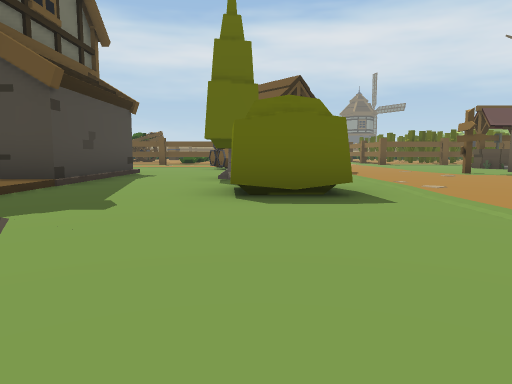
[1] (above)

24 first-person views from a walk through a Unity game level. The camera is 1.3 m above the floor, tilts 6° down and sees 70° across. The floor is counted in squares, 2 m on a side. Each view is taken from the middle of a square. On the plan, view 1 faces up. The plan holds only what a view shows up to about 11 squares ahead; the rest is blank. The place goes on beyond the plan. The player is left out. Some animated figures are left out. Some surface patterns are stand-ins.

[2]
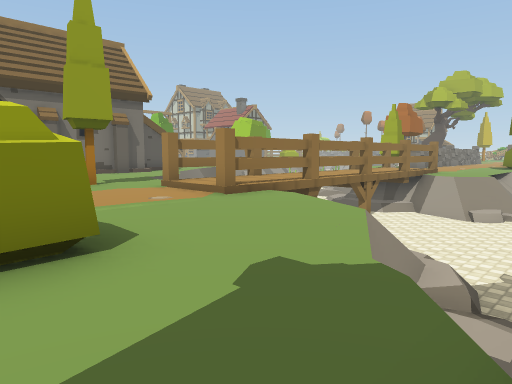

[3]
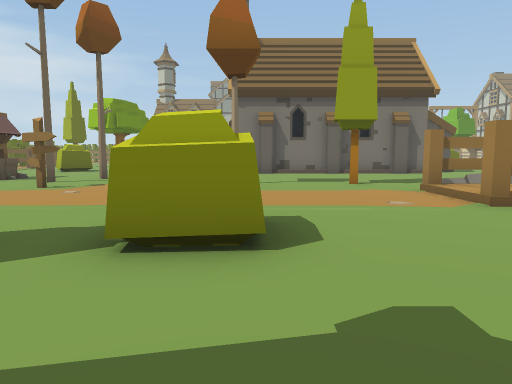

[4]
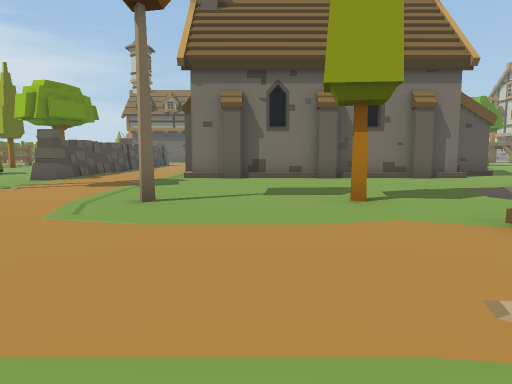

[5]
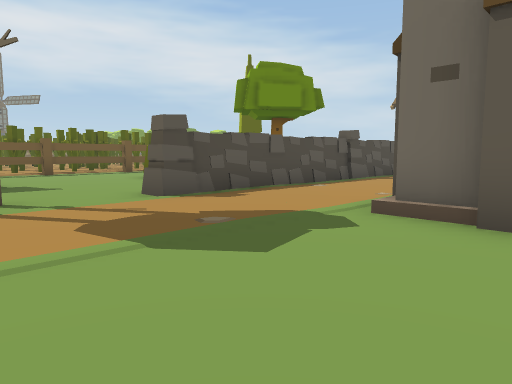

[6]
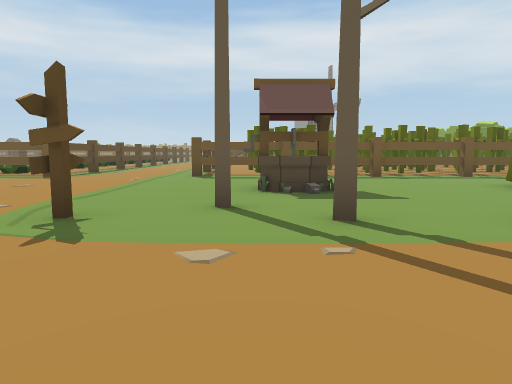

[7]
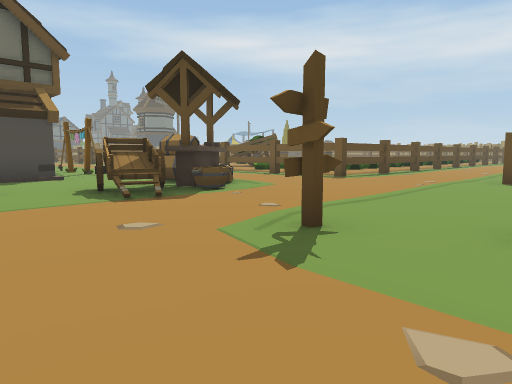

[8]
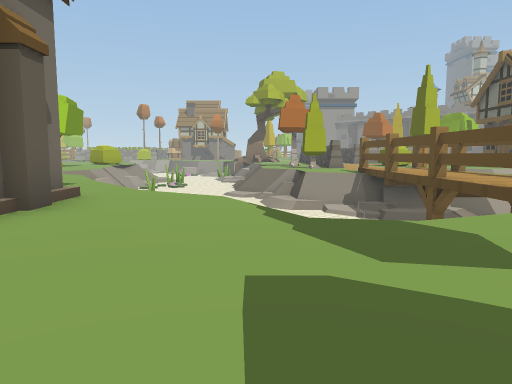

[9]
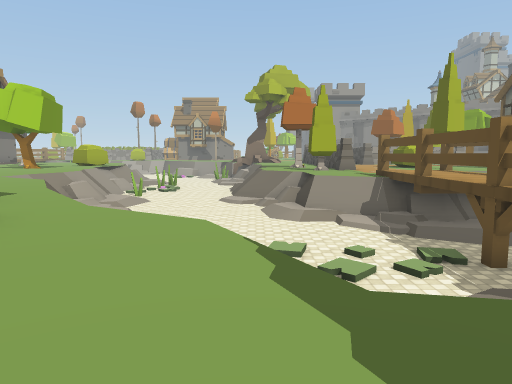

[10]
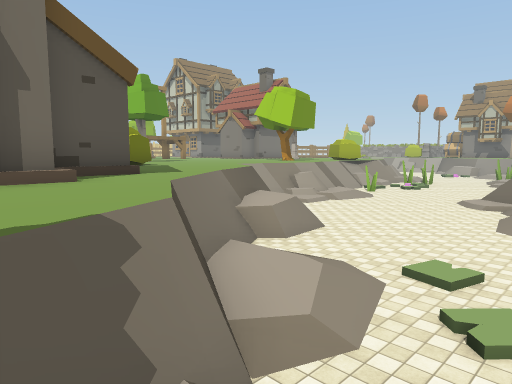

[11]
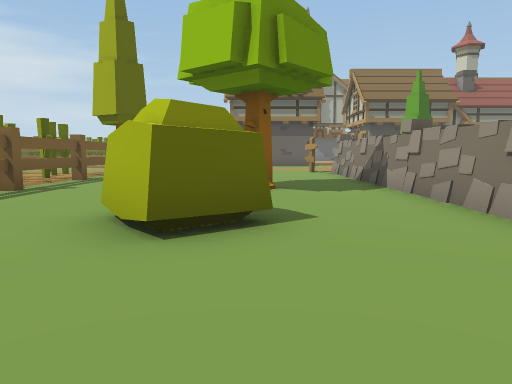

[12]
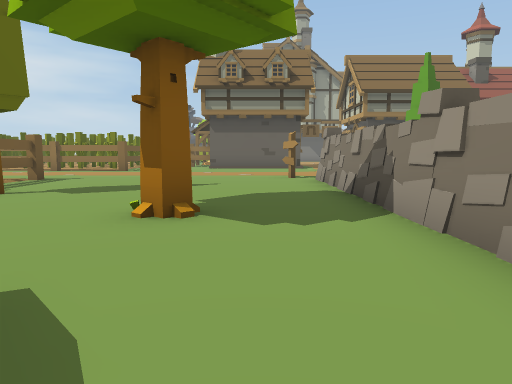

[13]
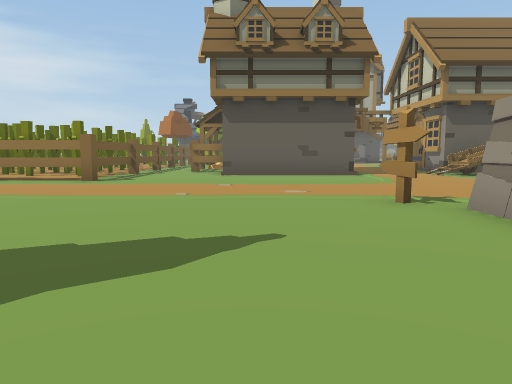

[14]
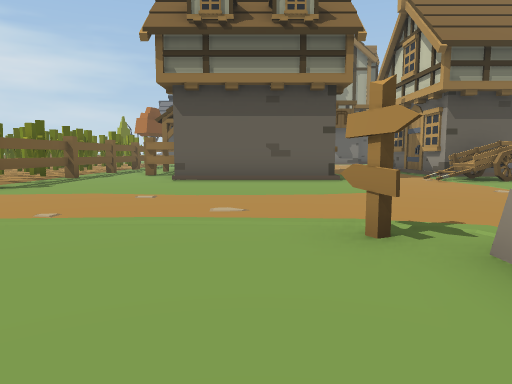

[15]
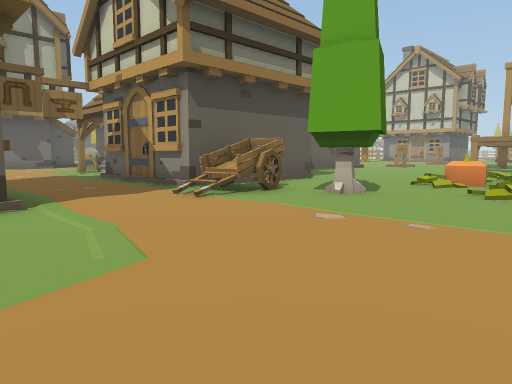

[16]
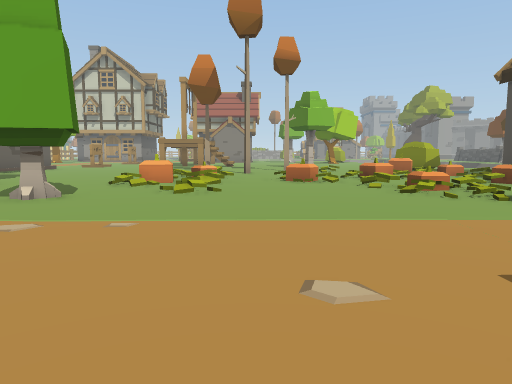

[17]
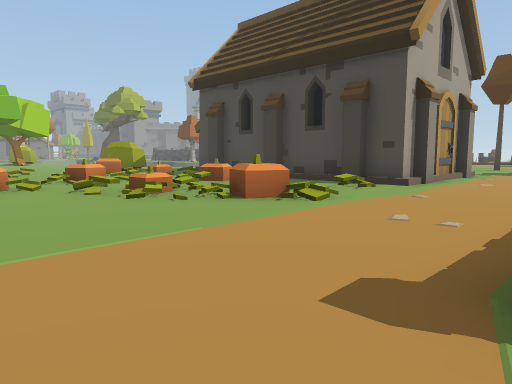

[18]
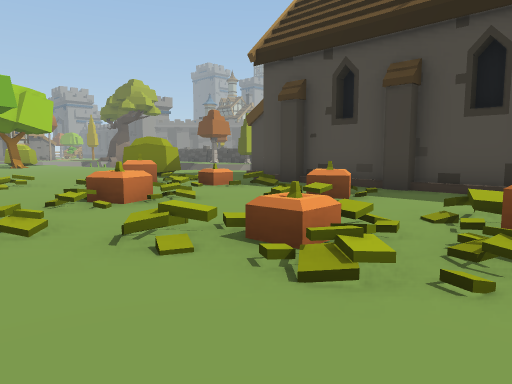

[19]
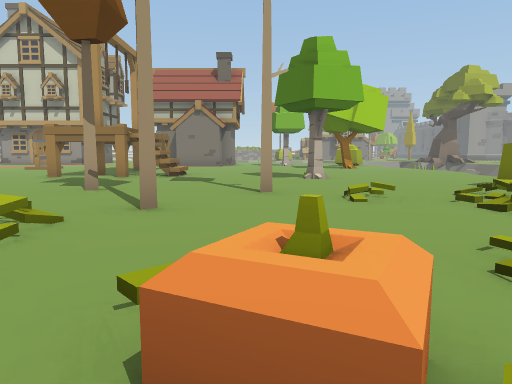

[20]
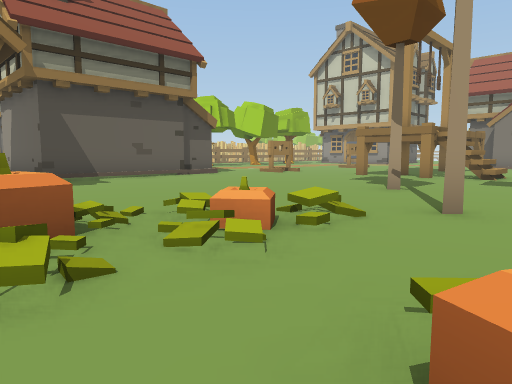

[21]
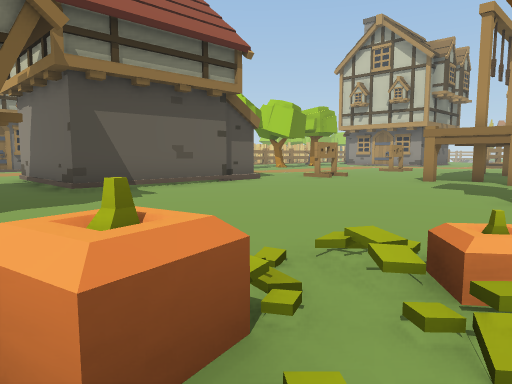

[22]
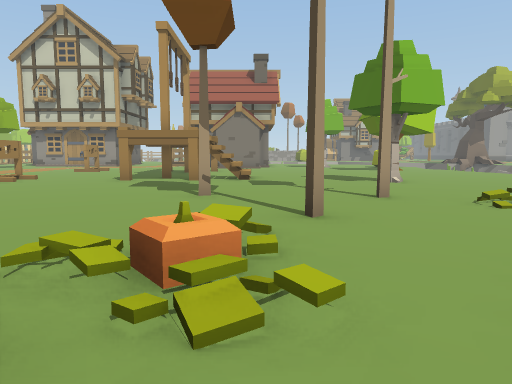

[23]
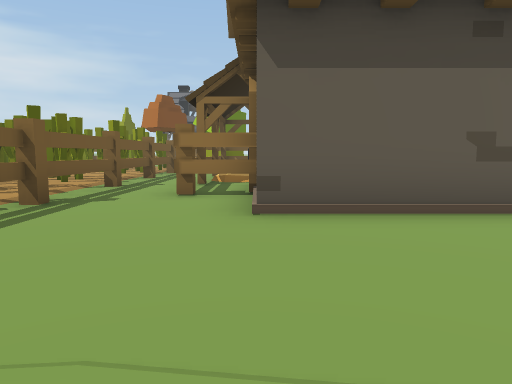

[24]
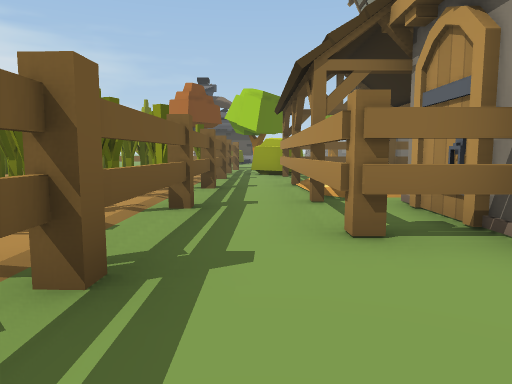

### Floor plan
Key: @ floor where view 1 was taken; # wall or solid block; . main floor; : floor 0.25 m higher than the main floor; + floor 0.5 m higher than the main floor; - floor 1.75 m lower than the main floor; _ floor 2.25 m lower than the main floor; / step, stairs or slope; = window, fence, low wall or low ledge; ^ raised ledge; v drop or lower ground; S signpost; T tree; W well; F fence; H house; O other object.
Columns run from 3 left of view 1 to 35 right of it. Each row starts with its distance up from view 1.
 16    :=:::=            #  O.::.##
 15    =#:::##############OOO.::.##########
 14   ::::::... .........T....::...........
 13   ::::::... ..............:::....HHHHHH
 12    #::::..WW...TT.........:::..HHHHHHHH
 11 ..###:::...W...T...T......::...H      H
 10 ...##=::..................::...H
  9 #..^^:::S.TT.............S::...H
  8 #....::::....FOOOOFFOOOOF::::..HH  H
  7 #.TT.::::::::::::::::::::::::::::::::::
  6 #....::::::::::::::::::::::::::::::::::
  5 /..TT::::T.....##.#..//........HHHHH/..
  4 /..TT:::......##  #///=......TTHH H  H
  3 v/...:::......#   #..#//.../.T..H
  2   =..:::.T....#   #.../=.../....H
  1   v..:::......H   #.^/...../=/..HH
  0  ==@/=+=......#   #.//...=..^.......
 -1  _/  =+=//==..#   #/../^...=/..........
 -2  __/ #+#   =..#  ##.=/...../.......HHHH
 -3  ____ +=/ _==#####..///...T........H
 -4  ____ +=___/-=####../=//...........H
 -5   ___#+#/////==....T.///.T.........HH
 -6   ____+=__/__===...TT.......T......#
 -7   ////+=/_____=v...T...............
 -8   // =+=#/_____=#. ...............
 -9      =+==//_____ v ....T.....#.#..O
-10      #+#.#-_____   .... ...//.#...

Positions as (right, up) in squares from view 1, and headings:
1: (0, 0), facing up
2: (-3, 5), facing down-right
3: (-3, 4), facing right
4: (1, 3), facing right
5: (7, 3), facing up-right
6: (7, 5), facing up
7: (7, 6), facing up-left
8: (8, 3), facing down
9: (8, 1), facing down
10: (6, -1), facing down-right
11: (9, 11), facing right
12: (12, 10), facing right
13: (17, 11), facing right
14: (19, 10), facing right
15: (23, 9), facing down-right
16: (23, 9), facing down
17: (23, 8), facing down-left
18: (22, 4), facing down-left
19: (22, 1), facing down
20: (22, 1), facing down-right
21: (24, 1), facing down-right
22: (24, 1), facing down
23: (24, 12), facing right
24: (27, 14), facing right
